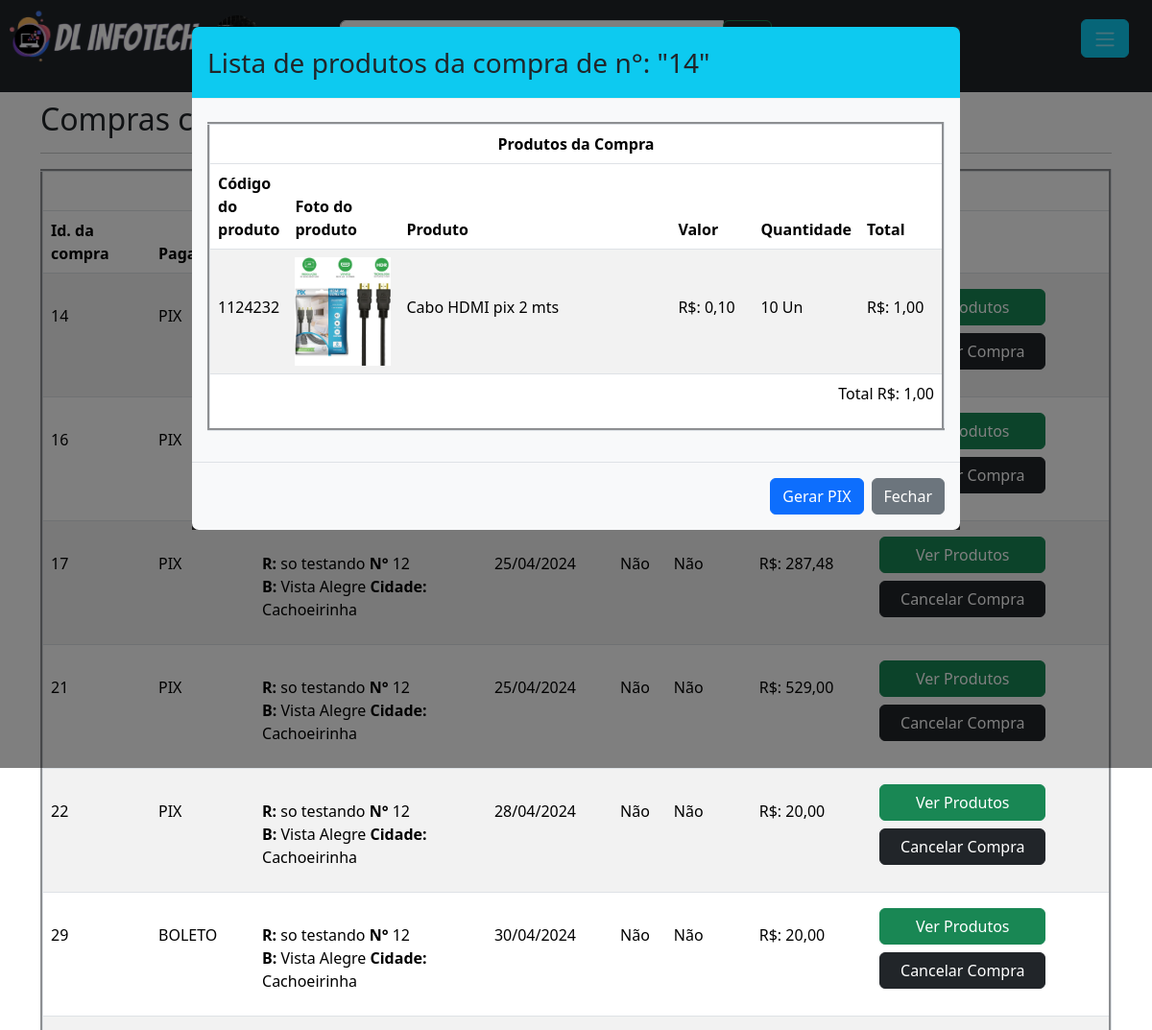
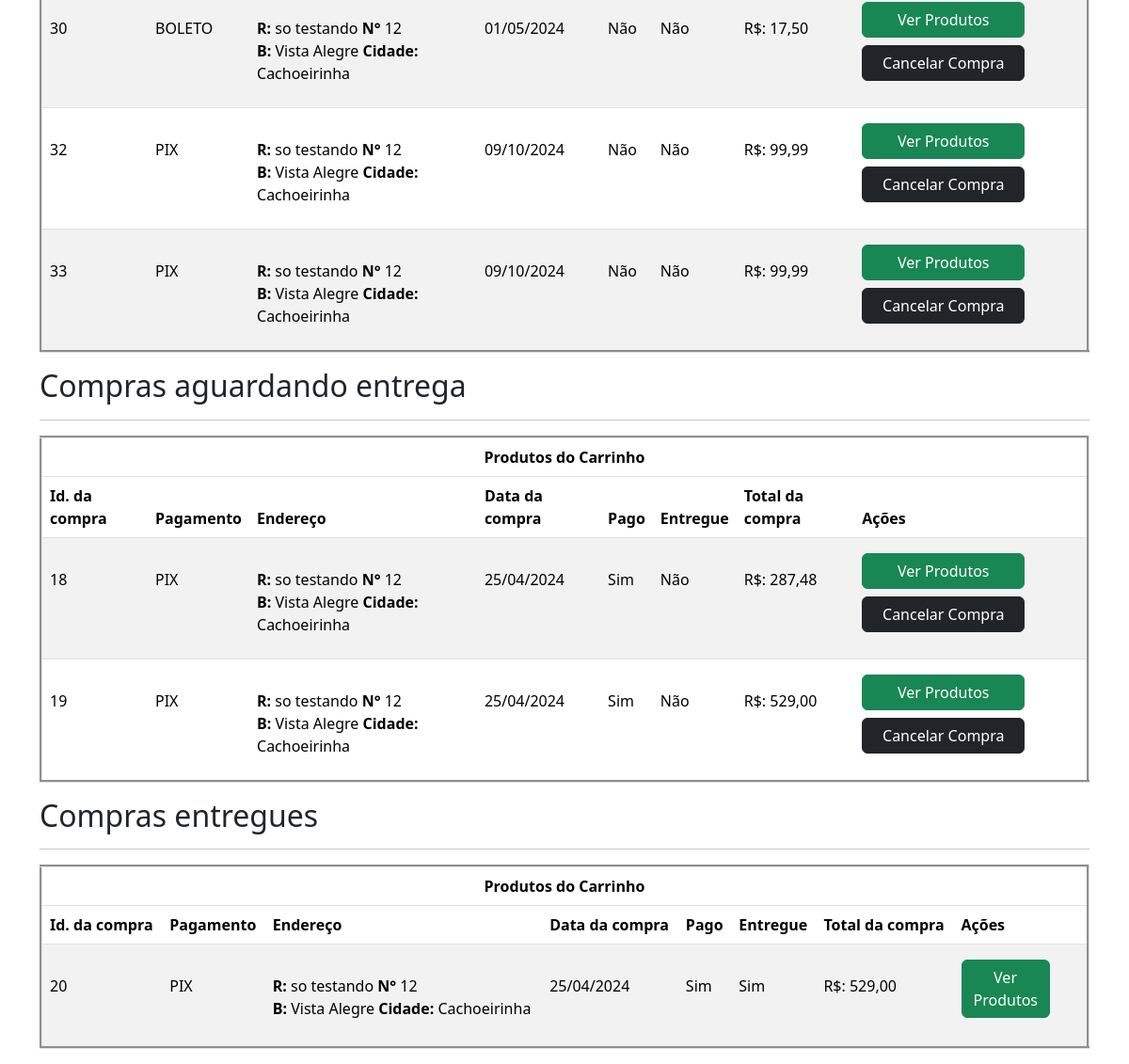
Page /usuario/compras.php?ver_pr_compra=14&lib=ok (signed in) on the committed database (2 pictures, top to bottom).
### tables this page shows
CREATE TABLE `itens_da_compra` (
  `id_item_compra` int(11) NOT NULL,
  `id_compra` int(11) NOT NULL,
  `id_produto` int(11) NOT NULL,
  `quantidade` double(10,2) NOT NULL,
  `data_item` datetime NOT NULL
);

CREATE TABLE `produtos` (
  `id_produto` int(11) NOT NULL,
  `cod_produto` varchar(40) NOT NULL,
  `nome` varchar(100) NOT NULL,
  `valor` double(10,2) NOT NULL,
  `quantidade` double(10,2) NOT NULL,
  `categoria` varchar(120) NOT NULL,
  `cor` varchar(15) NOT NULL,
  `voltagem` varchar(10) NOT NULL,
  `v_110` int(1) NOT NULL,
  `v_220` int(1) NOT NULL,
  `v_bivolt` int(1) NOT NULL,
  `s_volt` int(1) NOT NULL,
  `descricao` varchar(250) NOT NULL,
  `status` int(1) NOT NULL,
  `foto` varchar(100) NOT NULL,
  `foto_1` varchar(50) NOT NULL,
  `foto_2` varchar(50) NOT NULL,
  `foto_3` varchar(50) NOT NULL,
  `foto_4` varchar(50) NOT NULL,
  `foto_5` varchar(50) NOT NULL,
  `foto_6` varchar(50) NOT NULL,
  `var_cores` int(1) NOT NULL,
  `link_110` varchar(50) NOT NULL,
  `link_220` varchar(50) NOT NULL,
  `link_bivolt` varchar(50) NOT NULL,
  `azul` int(1) NOT NULL,
  `vermelho` int(1) NOT NULL,
  `preto` int(1) NOT NULL,
  `branco` int(1) NOT NULL,
  `amarelo` int(1) NOT NULL,
  `verde` int(1) NOT NULL,
  `laranja` int(1) NOT NULL,
  `cinza` int(1) NOT NULL,
  `rosa` int(1) NOT NULL,
  `marrom` int(1) NOT NULL,
  `roxo` int(1) NOT NULL,
  `prata` int(1) NOT NULL,
  `dourado` int(1) NOT NULL,
  `link_azul` varchar(45) NOT NULL,
  `link_vermelho` varchar(45) NOT NULL,
  `link_preto` varchar(45) NOT NULL,
  `link_branco` varchar(45) NOT NULL,
  `link_amarelo` varchar(45) NOT NULL,
  `link_verde` varchar(45) NOT NULL,
  `link_laranja` varchar(45) NOT NULL,
  `link_cinza` varchar(45) NOT NULL,
  `link_rosa` varchar(45) NOT NULL,
  `link_marrom` varchar(45) NOT NULL,
  `link_roxo` varchar(45) NOT NULL,
  `link_prata` varchar(45) NOT NULL,
  `link_dourado` varchar(45) NOT NULL
);

CREATE TABLE `compras` (
  `id_compra` int(11) NOT NULL,
  `id_usuario` int(11) NOT NULL,
  `id_endereco` int(11) NOT NULL,
  `data` datetime NOT NULL,
  `total` double(10,2) NOT NULL,
  `autorizado` int(1) NOT NULL,
  `entregue` int(1) NOT NULL,
  `pagamento` varchar(30) NOT NULL,
  `parcelas` int(3) NOT NULL
);

CREATE TABLE `endereco_usuario` (
  `id_endereco` int(11) NOT NULL,
  `id_usuario` int(11) NOT NULL,
  `CEP` varchar(9) NOT NULL,
  `logradouro` varchar(120) NOT NULL,
  `bairro` varchar(60) NOT NULL,
  `cidade` varchar(60) NOT NULL,
  `UF` varchar(2) NOT NULL,
  `numero` int(6) NOT NULL,
  `complemento` varchar(60) NOT NULL,
  `ponto_referencia` varchar(100) NOT NULL,
  `retirada_com` varchar(100) NOT NULL,
  `telefone_entrega` varchar(15) NOT NULL
);

### verifica_session.php (called while the page is built, shortened)
<?php
if(empty($_SESSION['id_usuario'])){
	$logado = 0;
	session_destroy();
	}else{
        $id_usuario = $_SESSION['id_usuario'];
	}
?>

### usuario/compras.php (the view, shortened to what this page needs)
<?php
require_once('../verifica_session.php');
require_once("../database.php");
$sql = "SELECT * FROM compras WHERE id_usuario = '".$id_usuario."'";
$consulta = $conexao->query($sql);
$dados_a = $consulta->fetchALL(PDO::FETCH_ASSOC);
require_once 'cabecalho.php';
if(isset($_GET['ver_pr_compra'])){
	$id_venda_lista = $_GET['ver_pr_compra'];
        $sql_90 = "SELECT id_compra,pagamento FROM compras WHERE id_compra = '".$id_venda_lista."'";
	$consulta_90 = $conexao->query($sql_90);
	$dados_90 = $consulta_90->fetch(PDO::FETCH_ASSOC);
	$sql_10 = "SELECT * FROM itens_da_compra WHERE id_compra = '".$id_venda_lista."'";
	$consulta_10 = $conexao->query($sql_10);
	$dados_ab = $consulta_10->fetchALL(PDO::FETCH_ASSOC);
	echo  '<div class="modal fade modal-lg" id="exemplomodal">
  <div class="modal-dialog">
    <div class="modal-content ">
      <div class="modal-header bg-info">
        <h3 class="modal-title">Lista de produtos da compra de n°: "'.$id_venda_lista.'"</h3>
      </div>
      <div class="modal-body bg-light">';
		echo '<table class="table table-striped mt-2" border="3">
                <thead>
                    <tr align="center">
                        <th colspan="8">Produtos da Compra</th>
                    </tr>
                    <tr>
                        <th>Código do produto</th>
                        <th>Foto do produto </th>
                        <th>Produto</th>
                        <th>Valor</th>
                        <th>Quantidade</th>
                        <th>Total</th>
                    </tr>
                </thead>
                <tbody>';
	$total_somado = 0;
	foreach($dados_ab as $d_ab){
	$id_produto_lista = $d_ab['id_produto'];
	$sql_100 = "SELECT * FROM produtos WHERE id_produto = '".$id_produto_lista."'";
	$consulta_100 = $conexao->query($sql_100);
	$dados_abc = $consulta_100->fetch(PDO::FETCH_ASSOC);
	$cod_produto = $dados_abc['cod_produto'];
        $nome = $dados_abc['nome'];
        $valor= $dados_abc['valor'];
        $quantidade= $d_ab['quantidade'];
	$foto_pr= $dados_abc['foto'];
	$total = $quantidade * $dados_abc['valor'];
        $total_somado += $total;
	echo '<tr style="height: 110px">
                <td><P style="margin-top: 40px">'.$cod_produto.'</P></td>
                <td><img style="width:100px "src="../img/produtos/'.$foto_pr.'"> </td>
                <td width="400"><P style="margin-top: 40px">'.$nome.'</P></td>
                <td><P style="margin-top: 40px; width: 70px">R$: '. number_format($valor,2,',','.').'</P></td>
                <td><P style="margin-top:40px ; width: 70px">'.$quantidade.' Un</P></td>
                <td><P style="margin-top: 40px; width: 70px"> R$: '.number_format($total,2,',','.').'</P></td></tr>';
	}
      echo '<tr><td align="right" colspan="6"><P >Total R$: '.number_format($total_somado,2,',','.').'</P></td></tr>
        </tbody></table></div>';
      if($dados_90['pagamento'] == 'PIX' && isset($_GET['lib'])){
        echo '<div class="modal-footer bg-light">
                <a class="btn btn-primary" href="../conclui_venda/pix/ver_pix.php?valor='.$total_somado.'" target="_blank">Gerar PIX</a>
                <button type="button" class="btn btn-secondary" data-bs-dismiss="modal">Fechar</button>
            </div>';
        }elseif ($dados_90['pagamento'] == 'BOLETO' && isset($_GET['lib'])) {
        echo '<div class="modal-footer bg-light">
                <a class="btn btn-primary" href="../conclui_venda/boleto/ver_boleto.php?valor='.$total_somado.'" target="_blank">Gerar Boleto</a>
                <button type="button" class="btn btn-secondary" data-bs-dismiss="modal">Fechar</button>
            </div>';
    }else{
        echo '<div class="modal-footer bg-light">
                <button type="button" class="btn btn-secondary" data-bs-dismiss="modal">Fechar</button>
            </div>';
    }
      echo '</div>
  </div>
</div>';
}
?>
<div class="container" style="margin-top:105px">
<h2>Compras com pagamento não confirmado</h2><hr>
<?php
$cont=0;
foreach($dados_a as $d_1){
if($d_1['autorizado'] == 0){ $cont += 1;}
}
if($cont > 0){
	  echo '<table class="table table-striped mt-2" border="3">
                <thead>
                    <tr align="center">
                        <th colspan="8">Produtos do Carrinho</th>
                    </tr>
                    <tr>
                        <th>Id. da compra</th>
                        <th>Pagamento</th>
                        <th>Endereço</th>
                        <th>Data da compra</th>
                        <th>Pago</th>
                        <th>Entregue</th>
                        <th>Total da compra</th>
                        <th>Ações</th>
                    </tr>
                </thead>
                <tbody>';
                foreach ($dados_a as $d_2){
                $id_compra = $d_2['id_compra'];
		if($d_2['autorizado'] == 0 && $d_2['entregue'] == 0 ){
                $sql = "SELECT * FROM compras  WHERE id_compra = ?";
                $consulta = $conexao->prepare($sql);
                $consulta->execute(array($id_compra));
                $dados = $consulta->fetch(PDO::FETCH_ASSOC);
                $data = $d_2['data'];
                $total= $d_2['total'];
                $autorizado= $d_2['autorizado'];
				if($autorizado == 0){ $pago = 'Não';
				}else{
					$pago = 'Sim';
				}
                $entregue= $dados['entregue'];
				if($entregue == 0){ $ent = 'Não';
				}else{
					$ent = 'Sim';
				}
				$pagamento= $d_2['pagamento'];
				$id_endereco = $d_2['id_endereco'];
				$sqlend = "SELECT * FROM endereco_usuario WHERE id_endereco = '".$id_endereco."'";
				$consultaend = $conexao->query($sqlend);
				$dados_end = $consultaend->fetch(PDO::FETCH_ASSOC);
				$endereco = '<strong>R:</strong> '.$dados_end['logradouro'].' <strong>N°</strong> '.$dados_end['numero'].'<br><strong>B: </strong>'.$dados_end['bairro'].' <strong>Cidade:</strong> '.$dados_end['cidade'].'';
			    echo '<tr style="height: 110px">
                <td><P class="mt-4">'.$id_compra.'</P></td>
                <td><P class="mt-4">'.$pagamento.'</P></td>
                <td><P class="mt-4">'.$endereco.'</P></td>
                <td><P class="mt-4">'.date_format(new DateTime($data),"d/m/Y").'</P></td>
                <td><P class="mt-4">'.$pago.'</P></td>
                <td><P class="mt-4">'.$ent.'</P></td>
                <td><P class="mt-4"> R$: '.number_format($total,2,',','.').'</P></td>
                <td><a class="btn btn-success w-75 mt-2" href="?ver_pr_compra='.$id_compra.'&lib=ok">Ver Produtos</a>
                <a class="btn btn-dark mt-2 w-75" href="?cancelar_compra='.$id_compra.'">Cancelar Compra</a></td></tr>
';
				}}}else{ echo '<h3 class="alert alert-secondary text-center">Nenhum produto pendente de aprovação de pagamento</h3>';}
	echo '</tbody></table>';
?>
<h2>Compras aguardando entrega</h2><hr>
<?php
$cont_ent=0;
foreach($dados_a as $d_1){
if($d_1['autorizado'] == 1 && $d_1['entregue'] == 0){ $cont_ent += 1;}
}
if($cont_ent > 0){
	  echo '<table class="table table-striped mt-2" border="3">
                <thead>
                    <tr align="center">
                        <th colspan="8">Produtos do Carrinho</th>
                    </tr>
                    <tr>
                        <th>Id. da compra</th>
                        <th>Pagamento</th>
                        <th>Endereço</th>
                        <th>Data da compra</th>
                        <th>Pago</th>
                        <th>Entregue</th>
                        <th>Total da compra</th>
                        <th>Ações</th>
                    </tr>
                </thead>
                <tbody>';
                foreach ($dados_a as $d_2){
		$id_compra = $d_2['id_compra'];
		if($d_2['autorizado'] == 1 && $d_2['entregue'] == 0 ){
                $sql = "SELECT * FROM compras WHERE id_compra = ?";
                $consulta = $conexao->prepare($sql);
                $consulta->execute(array($id_compra));
                $dados = $consulta->fetch(PDO::FETCH_ASSOC);
                $data = $d_2['data'];
                $total= $d_2['total'];
                $autorizado= $d_2['autorizado'];
				if($autorizado == 0){ $pago = 'Não';
				}else{
					$pago = 'Sim';
				}
                $entregue= $dados['entregue'];
				if($entregue == 0){ $ent = 'Não';
				}else{
					$ent = 'Sim';
				}
				$pagamento= $d_2['pagamento'];
				$id_endereco = $d_2['id_endereco'];
				$sqlend = "SELECT * FROM endereco_usuario WHERE id_endereco = '".$id_endereco."'";
				$consultaend = $conexao->query($sqlend);
				$dados_end = $consultaend->fetch(PDO::FETCH_ASSOC);
				$endereco = '<strong>R:</strong> '.$dados_end['logradouro'].' <strong>N°</strong> '.$dados_end['numero'].'<br><strong>B: </strong>'.$dados_end['bairro'].' <strong>Cidade:</strong> '.$dados_end['cidade'].'';
			    echo '<tr style="height: 110px">
                <td><P class="mt-4">'.$id_compra.'</P></td>
                <td><P class="mt-4">'.$pagamento.'</P></td>
                <td><P class="mt-4">'.$endereco.'</P></td>
                <td><P class="mt-4">'.date_format(new DateTime($data),"d/m/Y").'</P></td>
                <td><P class="mt-4">'.$pago.'</P></td>
                <td><P class="mt-4">'.$ent.'</P></td>
                <td><P class="mt-4"> R$: '.number_format($total,2,',','.').'</P></td>
                <td><a class="btn btn-success w-75 mt-2" href="?ver_pr_compra='.$id_compra.'">Ver Produtos</a>
                <a class="btn btn-dark mt-2 w-75" href="?cancelar_compra='.$id_compra.'">Cancelar Compra</a></td></tr>
';
				}}}else{ echo '<h3 class="alert alert-secondary text-center">Nenhum produto pendente de entrega</h3>';}
	echo '</tbody></table>';
	?>
<h2>Compras entregues</h2><hr>
<?php
$cont_faturado=0;
foreach($dados_a as $d_1){
if($d_1['autorizado'] == 1 && $d_1['entregue'] == 1){ $cont_faturado += 1;}
}
if($cont_faturado > 0){
	  echo '<table class="table table-striped mt-2" border="3">
                <thead>
                    <tr align="center">
                        <th colspan="8">Produtos do Carrinho</th>
                    </tr>
                    <tr>
                        <th>Id. da compra</th>
                        <th>Pagamento</th>
                        <th>Endereço</th>
                        <th>Data da compra</th>
                        <th>Pago</th>
                        <th>Entregue</th>
                        <th>Total da compra</th>
                        <th>Ações</th>
                    </tr>
                </thead>
                <tbody>';
                foreach ($dados_a as $d_2){
		$id_compra = $d_2['id_compra'];
		if($d_2['autorizado'] == 1 && $d_2['entregue'] == 1 ){
                $sql = "SELECT * FROM compras WHERE id_compra = ?";
                $consulta = $conexao->prepare($sql);
                $consulta->execute(array($id_compra));
                $dados = $consulta->fetch(PDO::FETCH_ASSOC);
                $data = $d_2['data'];
                $total= $d_2['total'];
                $autorizado= $d_2['autorizado'];
				if($autorizado == 0){ $pago = 'Não';
				}else{
					$pago = 'Sim';
				}
                $entregue= $dados['entregue'];
				if($entregue == 0){ $ent = 'Não';
				}else{
					$ent = 'Sim';
				}
				$pagamento= $d_2['pagamento'];
				$id_endereco = $d_2['id_endereco'];
				$sqlend = "SELECT * FROM endereco_usuario WHERE id_endereco = '".$id_endereco."'";
				$consultaend = $conexao->query($sqlend);
				$dados_end = $consultaend->fetch(PDO::FETCH_ASSOC);
				$endereco = '<strong>R:</strong> '.$dados_end['logradouro'].' <strong>N°</strong> '.$dados_end['numero'].'<br><strong>B: </strong>'.$dados_end['bairro'].' <strong>Cidade:</strong> '.$dados_end['cidade'].'';
			    echo '<tr style="height: 110px">
                <td><P class="mt-4">'.$id_compra.'</P></td>
                <td><P class="mt-4">'.$pagamento.'</P></td>
                <td><P class="mt-4">'.$endereco.'</P></td>
                <td><P class="mt-4">'.date_format(new DateTime($data),"d/m/Y").'</P></td>
                <td><P class="mt-4">'.$pago.'</P></td>
                <td><P class="mt-4">'.$ent.'</P></td>
                <td><P class="mt-4"> R$: '.number_format($total,2,',','.').'</P></td>
                <td><a class="btn btn-success w-75 mt-2" href="?ver_pr_compra='.$id_compra.'">Ver Produtos</a>
                </td></tr>
';
				}}}else{ echo '<h3 class="alert alert-secondary text-center">Nenhuma compra efetuada ou entregue</h3>';}
	echo '</tbody></table>';
	?>
</div>

### css/modal.css (style rules this page uses)
.modal-content { background-color: #1C1C1C; border-radius: 0; border: none; }
.modal-header { border-bottom-color: #eeeeee; background-color: #fafafa; }

### rows in the picture
itens_da_compra: id_produto.cod_produto "1124232", id_produto.foto (picture), id_produto.nome "Cabo HDMI pix 2 mts", id_produto.valor "0,10", quantidade "10", quantidade.valor "1,00"
compras: id_compra "14", pagamento "PIX"
compras: id_compra "16", pagamento "PIX"
compras: id_compra "17", pagamento "PIX", id_endereco.logradouro "so testando", id_endereco.numero "12", id_endereco.bairro "Vista Alegre", id_endereco.cidade "Cachoeirinha", data "25/04/2024", autorizado "Não", entregue "Não", total "287,48"
compras: id_compra "21", pagamento "PIX", id_endereco.logradouro "so testando", id_endereco.numero "12", id_endereco.bairro "Vista Alegre", id_endereco.cidade "Cachoeirinha", data "25/04/2024", autorizado "Não", entregue "Não", total "529,00"
compras: id_compra "22", pagamento "PIX", id_endereco.logradouro "so testando", id_endereco.numero "12", id_endereco.bairro "Vista Alegre", id_endereco.cidade "Cachoeirinha", data "28/04/2024", autorizado "Não", entregue "Não", total "20,00"
compras: id_compra "29", pagamento "BOLETO", id_endereco.logradouro "so testando", id_endereco.numero "12", id_endereco.bairro "Vista Alegre", id_endereco.cidade "Cachoeirinha", data "30/04/2024", autorizado "Não", entregue "Não", total "20,00"
compras: id_compra "30", pagamento "BOLETO", id_endereco.logradouro "so testando", id_endereco.numero "12", id_endereco.bairro "Vista Alegre", id_endereco.cidade "Cachoeirinha", data "01/05/2024", autorizado "Não", entregue "Não", total "17,50"
compras: id_compra "32", pagamento "PIX", id_endereco.logradouro "so testando", id_endereco.numero "12", id_endereco.bairro "Vista Alegre", id_endereco.cidade "Cachoeirinha", data "09/10/2024", autorizado "Não", entregue "Não", total "99,99"
compras: id_compra "33", pagamento "PIX", id_endereco.logradouro "so testando", id_endereco.numero "12", id_endereco.bairro "Vista Alegre", id_endereco.cidade "Cachoeirinha", data "09/10/2024", autorizado "Não", entregue "Não", total "99,99"
compras: id_compra "18", pagamento "PIX", id_endereco.logradouro "so testando", id_endereco.numero "12", id_endereco.bairro "Vista Alegre", id_endereco.cidade "Cachoeirinha", data "25/04/2024", autorizado "Sim", entregue "Não", total "287,48"
compras: id_compra "19", pagamento "PIX", id_endereco.logradouro "so testando", id_endereco.numero "12", id_endereco.bairro "Vista Alegre", id_endereco.cidade "Cachoeirinha", data "25/04/2024", autorizado "Sim", entregue "Não", total "529,00"
compras: id_compra "20", pagamento "PIX", id_endereco.logradouro "so testando", id_endereco.numero "12", id_endereco.bairro "Vista Alegre", id_endereco.cidade "Cachoeirinha", data "25/04/2024", autorizado "Sim", entregue "Sim", total "529,00"

### other values in the picture
$id_venda_lista "14"
$total_somado "1,00"
